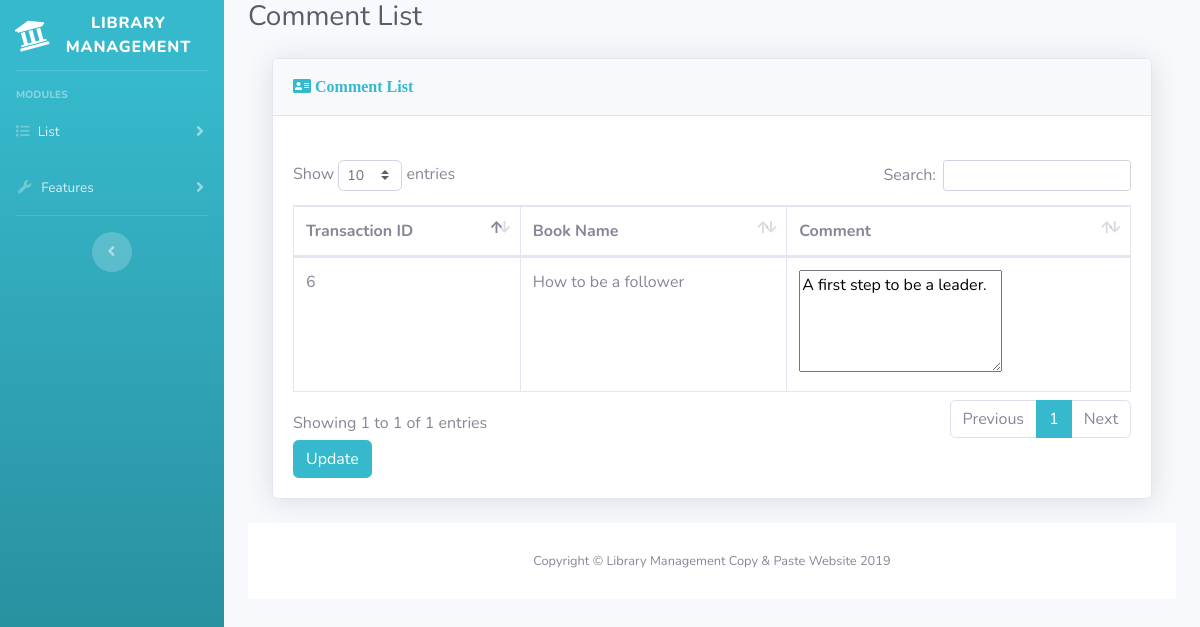
/edit_update_comment.php?id_number=6, run on the app's committed database.
### tables this page shows
CREATE TABLE `Comments` (
  `CommentsID` int(11) NOT NULL AUTO_INCREMENT,
  `AssetsID` int(11) NOT NULL,
  `Comments` varchar(200) DEFAULT NULL,
  PRIMARY KEY (`CommentsID`),
  KEY `fk_Comments_Assets1_idx` (`AssetsID`),
  CONSTRAINT `fk_Comments_Assets1` FOREIGN KEY (`AssetsID`) REFERENCES `Assets` (`AssetsID`)
);

CREATE TABLE `Assets` (
  `AssetsID` int(11) NOT NULL AUTO_INCREMENT,
  `Category` varchar(45) NOT NULL,
  `BookName` varchar(100) NOT NULL,
  `Manufacturer` varchar(45) NOT NULL,
  `AcquiredDate` varchar(10) NOT NULL,
  `PurchasedPrice` varchar(45) NOT NULL,
  `CurrentValue` varchar(45) NOT NULL,
  `BookCondition` varchar(7) NOT NULL,
  `Location` varchar(45) NOT NULL,
  PRIMARY KEY (`AssetsID`)
);

### edit_update_comment.php (the view, shortened to what this page needs)
<!DOCTYPE html>
<html lang="en">
<head>
    <link href="vendor/fontawesome-free/css/all.min.css" rel="stylesheet" type="text/css">
    <link href="css/sb-admin-2.min.css" rel="stylesheet">
    <link href="vendor/datatables/dataTables.bootstrap4.min.css" rel="stylesheet">
</head>
<body id="page-top">
<div id="wrapper">
    <ul class="navbar-nav bg-gradient-info sidebar sidebar-dark accordion" id="accordionSidebar">
        <a class="sidebar-brand d-flex align-items-center justify-content-center" href="index.php">
            <div class="sidebar-brand-icon rotate-n-15">
                <i class="fa fa-university" aria-hidden="true"></i>
            </div>
            <div class="sidebar-brand-text mx-3">Library Management</div>
        </a>
        <hr class="sidebar-divider">
        <div class="sidebar-heading">
            Modules
        </div>
        <li class="nav-item">
            <a class="nav-link collapsed" href="#" data-toggle="collapse" data-target="#collapseTwo"
               aria-expanded="true" aria-controls="collapseTwo">
                <i class="fa fa-list" aria-hidden="true"></i>
                <span>List</span>
            </a>
        </li>
        <li class="nav-item">
            <a class="nav-link collapsed" href="#" data-toggle="collapse" data-target="#collapseUtilities" aria-expanded="true" aria-controls="collapseUtilities">
                <i class="fas fa-fw fa-wrench"></i>
                <span>Features</span>
            </a>
        </li>
        <hr class="sidebar-divider d-none d-md-block">
        <div class="text-center d-none d-md-inline">
            <button class="rounded-circle border-0" id="sidebarToggle"></button>
        </div>
    </ul>
    <div id="content-wrapper" class="d-flex flex-column">
        <div id="content">
            <div class="container-fluid">
                <div class="d-sm-flex align-items-center justify-content-between mb-4">
                    <h1 class="h3 mb-0 text-gray-800">Comment List</h1>
                </div>
                <div class="container-fluid">
                    <div class="card shadow mb-4">
                        <div class="card-header py-3">
                            <h6 class="fa fa-address-card m-0 font-weight-bold text-info"> Comment List</h6>
                        </div>
                        <div class="container-fluid"><br>
                        </div>
                        <div class="card-body">
                            <form action="edit/update_comment.php" method="post">
                                <div class="table-responsive">
                                    <?php
                                    include_once 'edit/db_connect.php';
                                    if (isset($_GET)) {
                                        $id = $_GET['id_number'];
                                    }
                                    $query = "SELECT Comments.CommentsID, Assets.BookName, Comments.Comments ";
                                    $query .= "FROM Assets ";
                                    $query .= "JOIN Comments ON Assets.AssetsID = Comments.AssetsID ";
                                    $query .= "WHERE CommentsID = $id";
                                    $result = mysqli_query($conn, $query);
                                    if (!$result) {
                                        $string = "<div class='alert alert-danger alert-dismissible fade show' role='alert'>
                                Query Failed!
                                <button type='button' class='close' data-dismiss='alert' aria-label='Close'>
                                <span aria-hidden='true'>&times;</span>
                                </button>
                                </div>";
                                        $_SESSION['updateComment'] = $string;
                                    } else {
                                        echo "<table class='table table-bordered' id='dataTable' width='100%' cellspacing='0'>";
                                        echo "<thead>";
                                        echo "<tr>";
                                        echo "<th>Transaction ID</th>";
                                        echo "<th>Book Name</th>";
                                        echo "<th>Comment</th>";
                                        echo "</tr>";
                                        echo "</thead>";
                                        echo "<tbody>";
                                        while ($row = mysqli_fetch_array($result)) {
                                            echo "<tr>";
                                            echo "<td><input type='hidden' name='id_number' value='" . $row['CommentsID'] . "'>";echo $row['CommentsID'];"</td>";
                                            echo "<td><input type='hidden' name='book_name' value='" . $row['BookName'] . "'>";echo $row['BookName'];"</td>";
                                            echo "<td><textarea maxlength='200' rows='4' cols='20' name='comment' style='resize: vertical'
                                                  value='". $row['Comments'] ."'>".$row['Comments']."</textarea></td>";
                                            echo "</tr>";
                                        }
                                        echo "</tbody>";
                                        echo "</table>";
                                        echo "<input type='submit' Value='Update' class='btn btn-info' name='updateEditComment'>";
                                    }
                                    ?>
                                </div>
                            </form>
                        </div>
                    </div>
                </div>
                <footer class="sticky-footer bg-white">
                    <div class="container my-auto">
                        <div class="copyright text-center my-auto">
                            <span>Copyright &copy; Library Management Copy & Paste Website 2019</span>
                        </div>
                    </div>
                </footer>
            </div>
        </div>
    </div>
</div>
</body>
</html>

### data on the page
comments: CommentsID "6", AssetsID.BookName "How to be a follower", comment "A first step to be a leader."
